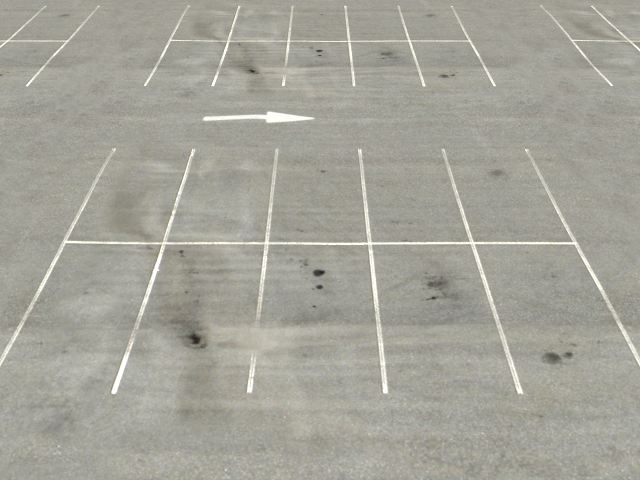
%> input picture line.png, 640 x 480 px, given in place of original2.jpeg, which was not available
$ octave test1.m   (GNU Octave 9; MATLAB toolbox functions it lacks are replaced by stand-ins)
%> lines starting %> are read from the running program, lines starting %| are printed output that depends on the picture; pictures that were not available may be replaced by others from this repository, and a replacement may not be noted
### histoeq.m
function histoeq(imageName)
%> called with imageName = 'original2.jpeg'
%%
%Author : M.G.T.T. Senevirathna reg# EG/2015/2766
%Enter the image name as the only variable. Image should be in the same
%folder. getSum.m contains a  custom function. Output image will be named
%"result.jpg"
addpath('./util');
% reading the image
i_image = imread(imageName);
%> i_image is the input picture: size 480x640x3 uint8; mean R, G, B 164.3, 163.3, 153.2
if size(i_image,3) == 3
    o_image = rgb2gray(i_image);
else
    o_image = i_image;
end
[height,width]=size(o_image);
%> height = 480; width = 640

% Defining arrays
ImgVec = transpose(o_image(:));
ImgVec(ImgVec==0)=1;
I_freq = zeros(1,256);
I_freq_cumm = zeros(1,256);
F_eq = zeros(1,256);
F_eq_cumm = zeros(1,256);
output = zeros(1,256);

%calculating frequency of each grey level
for element = ImgVec
    I_freq(element) = I_freq(element)+1;
end
%> this loop made 307200 passes
%> element on passes 1 to 3: 161, 164, 164
%> after the loop, I_freq = 256 values, max 17469 at index 160, min 0 at index 1, mean 1200

%calculating cummulative frequency of each grey level
for i = 1:256
    I_freq_cumm(i) = getSum(I_freq(1:i));
end
%> after the loop, I_freq_cumm = 256 values from 0 to 307200

%calculating frequency of equalized histogram
r_mid = mod(length(ImgVec),256)/2;
%> r_mid = 0
eq_base = floor(length(ImgVec)/256);
%> eq_base = 1200
for j = 1:256
    if (128>j && j>=128-r_mid)||(128<=j && j<128+r_mid)
        F_eq(j) = eq_base+1;
    else
        F_eq(j) = eq_base;
    end
end
%> after the loop, F_eq = 256 values from 1200 to 1200

%calculating the cummulative frequency of equalized histogram
for k = 1:256
    F_eq_cumm(k) = getSum(F_eq(1:k));
end
%> after the loop, F_eq_cumm = 256 values from 1200 to 307200

%Finding closest grey level for each cummulative frequency.
for n = 1:256
   [~, ix]=min(abs(F_eq_cumm-I_freq_cumm(n)));
   output(n)=ix-1;
end
%> after the loop, output = 256 values from 0 to 255

%mapping back the values to original image vector
for m = 1:(height*width)
    ImgVec(m) = output(ImgVec(m));
end

%building the result image
r_image = reshape(ImgVec,height, width);
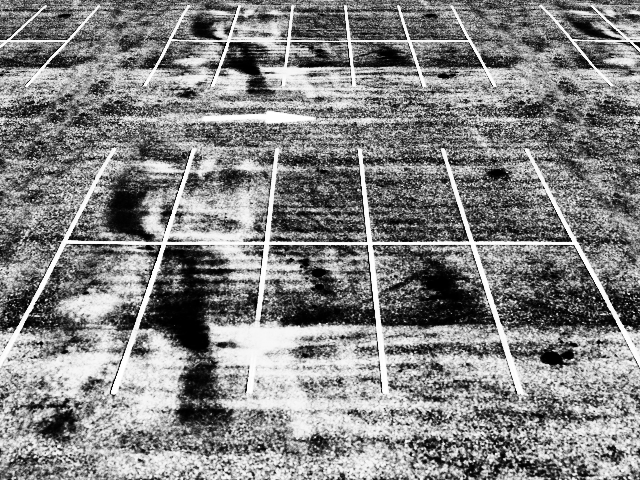
%> r_image: size 480x640 uint8; min 0, max 255, mean 131.6


imshow(o_image);
figure;
imshow(r_image);

imwrite(r_image, 'result.jpg')

end

### util/getSum.m
function [summation] = getSum(vector)

summation = 0;
    for elem = 1:length(vector)
        summation = summation+vector(elem);
    end
end

### test1.m
clear;
% [8 lines of commented-out code are left out]

histoeq('original2.jpeg')

clear;
im = imread('img1.jpeg');
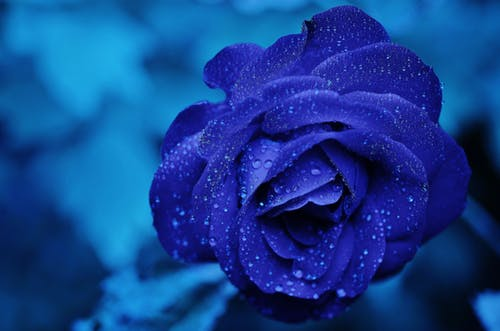
%> input picture img1.jpeg, 500 x 331 px
%> im is the input picture: size 331x500x3 uint8; mean R, G, B 18.7, 64.4, 143.9
im2 = global_threshold(im ,0.5);
imshow(im2)

function g  = global_threshold(img, delta_T)
%> called with delta_T = 0.5
    new_image = im2uint8(img);
    T = mean2(new_image);
%> T = 75.68
    done =  false;

    while ~done
        G =  new_image > T;
        T_new = 0.5*(mean(new_image(G))+(mean(new_image(~G))));
        done = abs(T- T_new)< delta_T;
        T = T_new;
    end
%> this loop made 4 passes
%> (T_new, done, T) on passes 1 to 4: (84.5, false, 84.5), (87.5, false, 87.5), (88.63, false, 88.63), (89.05, true, 89.05)
%> pass 1, in global_threshold, `G =  new_image > T;`:
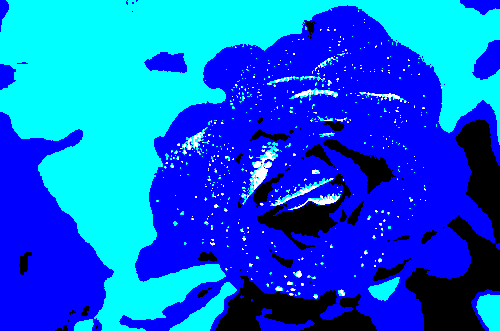
%> G: size 331x500x3 logical; mean R, G, B 0.0127, 0.375, 0.889
%> pass 2, in global_threshold, `G =  new_image > T;`:
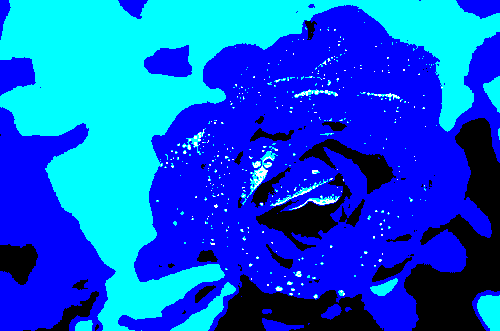
%> G: size 331x500x3 logical; mean R, G, B 0.00712, 0.336, 0.862
%> pass 3, in global_threshold, `G =  new_image > T;`:
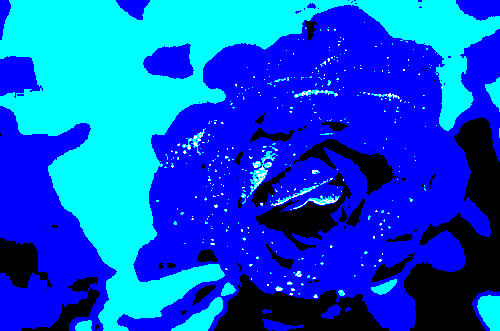
%> G: size 331x500x3 logical; mean R, G, B 0.00555, 0.322, 0.851
    g = imbinarize(new_image, T /255);
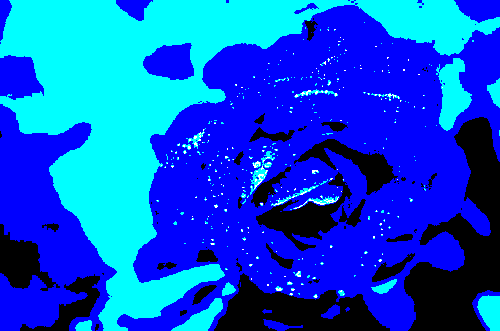
%> g: size 331x500x3 logical; mean R, G, B 0.00457, 0.311, 0.843
end
